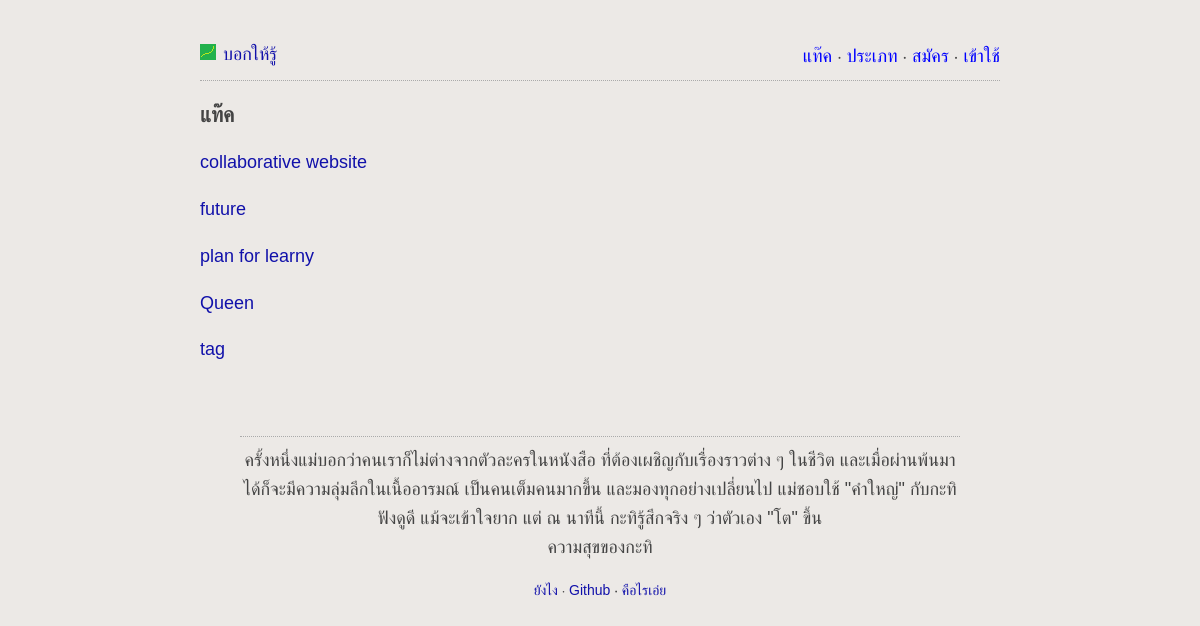
The page /browse_by_tag.php on the database its author committed.
### tables this page shows
CREATE TABLE IF NOT EXISTS `tags` (
  `id` int(11) NOT NULL AUTO_INCREMENT,
  `name` varchar(255) NOT NULL,
  PRIMARY KEY (`id`),
  UNIQUE KEY `name` (`name`)
);

### languages/lang.th.php (called while the page is built)
<?php
	$lang['learny'] = "บอกให้รู้";
	$lang['register'] = "สมัคร";
	$lang['login'] = "เข้าใช้";
	$lang['email'] = "อีเมล์";
	$lang['username'] = "ชื่อผู้ใช้";
	$lang['password'] = "พาสเวิร์ด";
	$lang['tags'] = "แท๊ค";
	$lang['types'] = "ประเภท";
	$lang['create'] = "สร้าง";
	$lang['Create'] = "สร้าง";
	$lang['how-to'] = "ยังไง";
	$lang['about'] = "คือไรเอ่ย";
	$lang['edit-post'] = "แก้ไข";
	$lang['delete'] = "ลบ";
	$lang['comment'] = "แสดงความคิดเห็น";
	$lang['submit'] = "ส่ง";
	$lang['login-submit'] = "เข้าใช้";
	$lang['new-posts'] = "โพสมาใหม่";
	$lang['publish'] = "บอกให้โลกรู้";
	$lang['save-draft'] = "เก็บไว้ก่อน";
	$lang['profile'] = "โพรไฟล์";
	$lang['your-posts'] = "โพสของคุณ";
	$lang['since'] = "สมัครเมื่อ";
	$lang['account'] = "บัญชี";
	$lang['change-email'] = "เปลี่ยนอีเมล์";
	$lang['change-password'] = "เปลี่ยนพาสเวิร์ด";
	$lang['logout'] = "ออกจากระบบ";
	$lang['draft'] = "เก็บไว้ก่อน";
	$lang['forgot-password'] = "ลืมพาสเวิร์ด";
	$lang['submit-forgot-password'] = "ส่งอีเมล์รีเซ็ตพาสเวิร์ด";
	$lang['set-new-password'] = "ตั้งรหัสใหม่";
?>

### lib/tagClass.php (called while the page is built, shortened)
<?php
class tagClass{
	public function fetchTags(){
		try{
			$db = getDB();
			$stmt = $db->prepare("SELECT name FROM tags");
			$stmt->execute();
			$data = $stmt->fetchAll(PDO::FETCH_OBJ);
			return $data;
		}
		catch(PDOException $e){
			echo '{"error":{"text":'. $e->getMessage() .'}}';
		}
	}
}
?>

### browse_by_tag.php (the view, shortened to what this page needs)
<?php
	require('lib/tagClass.php');
	$tagClass = new tagClass();
	$tags = $tagClass->fetchTags();
?>
<html>
	<head>
		<?php include 'partials/header.php' ?>
	</head>
	<body>
		<div id="content">
			<?php include 'partials/top_menu.php' ?>
			<header>
				<h3><?php echo $lang['tags']; ?></h3>
			</header>
			<?php
				foreach($tags as $tag){
					echo "<p><a href='tag.php?name=$tag->name'>$tag->name</a></p>";
				}
			?>
			<?php include 'partials/quote_block.php' ?>
			<?php include 'partials/footer.php' ?>
		</div>
	</body>
</html>

### css/style.css (style rules this page uses)
body { background: #ECE9E6; margin:40px auto; max-width:800px; line-height:1.6; font-size:18px; font-family: helvetica, sans-serif; color:#444; padding:0 10px; word-wrap: break-word; }
h1,h2,h3,h4 { line-height:1.2; }
a { text-decoration:none; color:#11a; word-break: break-all; }

### rows shown on the page
tags: name "collaborative website"
tags: name "future"
tags: name "plan for learny"
tags: name "Queen"
tags: name "tag"

### other values the page prints
$lang['learny'] "บอกให้รู้"
$lang['tags'] "แท๊ค"
$lang['types'] "ประเภท"
$lang['register'] "สมัคร"
$lang['login'] "เข้าใช้"
$quote_author "ความสุขของกะทิ"
$lang['how-to'] "ยังไง"
$lang['about'] "คือไรเอ่ย"
